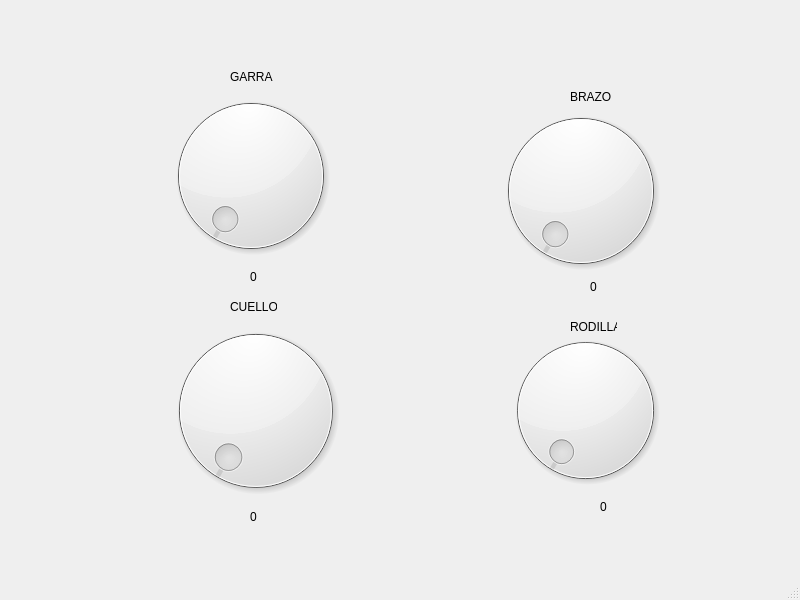
<?xml version="1.0" encoding="UTF-8"?>
<ui version="4.0">
 <class>MainWindow</class>
 <widget class="QMainWindow" name="MainWindow">
  <property name="geometry">
   <rect>
    <x>0</x>
    <y>0</y>
    <width>800</width>
    <height>600</height>
   </rect>
  </property>
  <property name="windowTitle">
   <string>MainWindow</string>
  </property>
  <widget class="QWidget" name="centralwidget">
   <widget class="QDial" name="GARRA">
    <property name="geometry">
     <rect>
      <x>160</x>
      <y>70</y>
      <width>181</width>
      <height>211</height>
     </rect>
    </property>
    <property name="maximum">
     <number>63</number>
    </property>
   </widget>
   <widget class="QDial" name="BRAZO">
    <property name="geometry">
     <rect>
      <x>490</x>
      <y>90</y>
      <width>181</width>
      <height>201</height>
     </rect>
    </property>
    <property name="maximum">
     <number>63</number>
    </property>
   </widget>
   <widget class="QDial" name="CUELLO">
    <property name="geometry">
     <rect>
      <x>160</x>
      <y>310</y>
      <width>191</width>
      <height>201</height>
     </rect>
    </property>
    <property name="maximum">
     <number>63</number>
    </property>
   </widget>
   <widget class="QDial" name="RODILLA">
    <property name="geometry">
     <rect>
      <x>500</x>
      <y>320</y>
      <width>171</width>
      <height>181</height>
     </rect>
    </property>
    <property name="maximum">
     <number>63</number>
    </property>
   </widget>
   <widget class="QLabel" name="label_bra">
    <property name="geometry">
     <rect>
      <x>570</x>
      <y>280</y>
      <width>47</width>
      <height>13</height>
     </rect>
    </property>
    <property name="cursor">
     <cursorShape>ArrowCursor</cursorShape>
    </property>
    <property name="layoutDirection">
     <enum>Qt::LeftToRight</enum>
    </property>
    <property name="text">
     <string>0</string>
    </property>
    <property name="alignment">
     <set>Qt::AlignCenter</set>
    </property>
   </widget>
   <widget class="QLabel" name="label_gar">
    <property name="geometry">
     <rect>
      <x>230</x>
      <y>270</y>
      <width>47</width>
      <height>13</height>
     </rect>
    </property>
    <property name="text">
     <string>0</string>
    </property>
    <property name="alignment">
     <set>Qt::AlignCenter</set>
    </property>
   </widget>
   <widget class="QLabel" name="label_cue">
    <property name="geometry">
     <rect>
      <x>230</x>
      <y>510</y>
      <width>47</width>
      <height>13</height>
     </rect>
    </property>
    <property name="text">
     <string>0</string>
    </property>
    <property name="alignment">
     <set>Qt::AlignCenter</set>
    </property>
   </widget>
   <widget class="QLabel" name="label_rod">
    <property name="geometry">
     <rect>
      <x>580</x>
      <y>500</y>
      <width>47</width>
      <height>13</height>
     </rect>
    </property>
    <property name="text">
     <string>0</string>
    </property>
    <property name="alignment">
     <set>Qt::AlignCenter</set>
    </property>
   </widget>
   <widget class="QLabel" name="label">
    <property name="geometry">
     <rect>
      <x>570</x>
      <y>90</y>
      <width>47</width>
      <height>13</height>
     </rect>
    </property>
    <property name="text">
     <string>BRAZO</string>
    </property>
   </widget>
   <widget class="QLabel" name="label_2">
    <property name="geometry">
     <rect>
      <x>230</x>
      <y>300</y>
      <width>47</width>
      <height>13</height>
     </rect>
    </property>
    <property name="text">
     <string>CUELLO</string>
    </property>
   </widget>
   <widget class="QLabel" name="label_3">
    <property name="geometry">
     <rect>
      <x>230</x>
      <y>70</y>
      <width>47</width>
      <height>13</height>
     </rect>
    </property>
    <property name="text">
     <string>GARRA</string>
    </property>
   </widget>
   <widget class="QLabel" name="label_4">
    <property name="geometry">
     <rect>
      <x>570</x>
      <y>320</y>
      <width>47</width>
      <height>13</height>
     </rect>
    </property>
    <property name="text">
     <string>RODILLA</string>
    </property>
   </widget>
  </widget>
  <widget class="QStatusBar" name="statusbar"/>
 </widget>
 <resources/>
 <connections/>
</ui>
